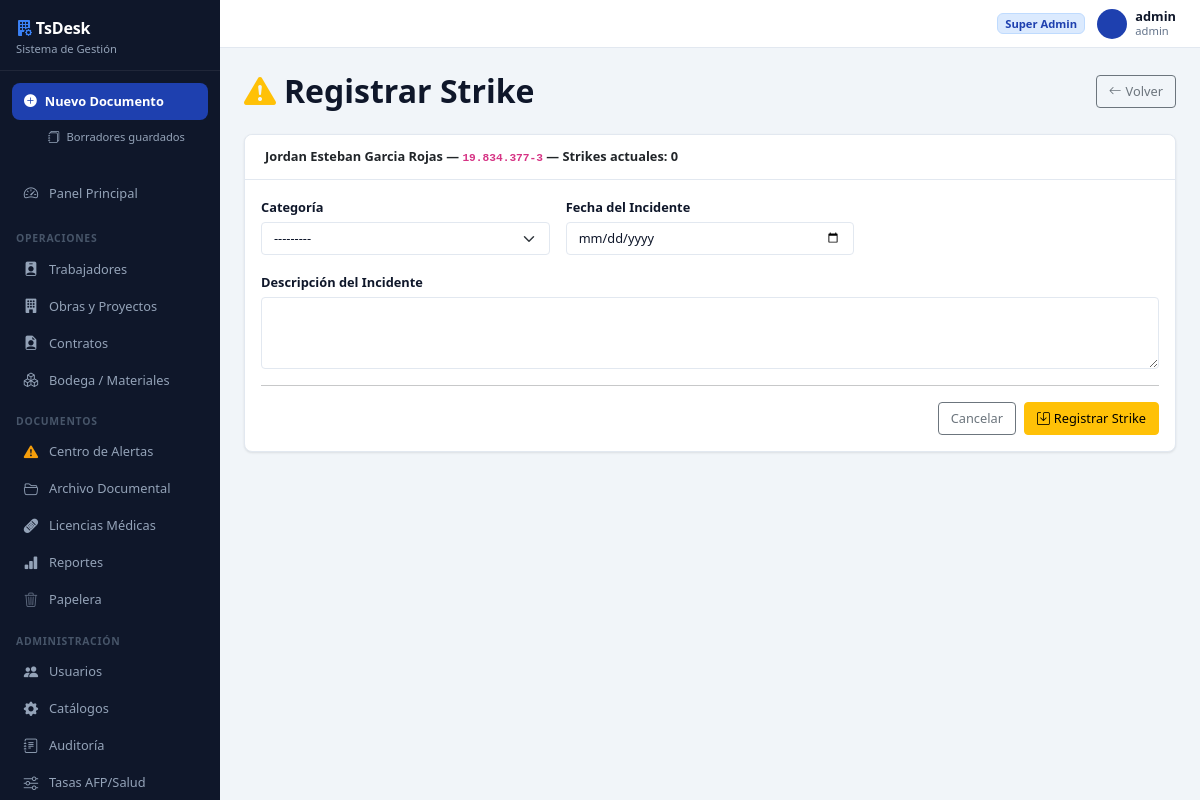
The page /trabajadores/19.834.377-3/strike/ (signed in) on the database its author committed.
### core/models.py (models this page shows, shortened)
class Trabajador(models.Model):
    TIPO_IDENTIFICACION_CHOICES = [
        ('RUT',       'RUT Chileno'),
        ('PASAPORTE', 'Pasaporte'),
        ('DNI',       'DNI / Cédula Extranjera'),
    ]
    ESTADO_CIVIL_CHOICES = [
        ('', '---------'),
        ('Soltero/a', 'Soltero/a'),
        ('Casado/a', 'Casado/a'),
        ('Conviviente Civil', 'Conviviente Civil'),
        ('Divorciado/a', 'Divorciado/a'),
        ('Viudo/a', 'Viudo/a'),
    ]
    rut = models.CharField(max_length=20, primary_key=True)
    tipo_identificacion = models.CharField(max_length=10, choices=TIPO_IDENTIFICACION_CHOICES, default='RUT')
    nombres = models.CharField(max_length=100)
    apellidos = models.CharField(max_length=100)
    telefono = models.CharField(max_length=20, blank=True)
    correo = models.EmailField(max_length=100, blank=True)
    direccion = models.TextField(blank=True)
    ciudad = models.CharField(max_length=100, blank=True)
    fecha_nacimiento = models.DateField(null=True, blank=True)
    estado_civil = models.CharField(max_length=20, choices=ESTADO_CIVIL_CHOICES, blank=True, default='')
    nacionalidad = models.CharField(max_length=50, blank=True, default='Chilena')
    procedencia = models.CharField(max_length=100, blank=True)
    prevision = models.CharField(max_length=100, blank=True, help_text='AFP o INP')
    salud = models.CharField(max_length=100, blank=True, help_text='FONASA o Isapre')
    foto = models.ImageField(upload_to='fotos_trabajadores/', null=True, blank=True)
    en_lista_negra = models.BooleanField(default=False)
    observaciones = models.TextField(blank=True)
    creado_el = models.DateTimeField(default=timezone.now)
    activo = models.BooleanField(default=True)
    class Meta:
        verbose_name = 'Trabajador'
        verbose_name_plural = 'Trabajadores'
        ordering = ['apellidos', 'nombres']
    @property
    def nombre_completo(self):
        return f"{self.nombres} {self.apellidos}"
    @property
    def strikes_activos(self):
        return self.strikes.filter(activo=True).count()

### core/views/trabajadores.py (the view)
# urls.py: path('trabajadores/<str:rut>/strike/', views.trabajador_add_strike, name='trabajador_add_strike'),
@login_required
def trabajador_add_strike(request, rut):
    trabajador = get_object_or_404(Trabajador, rut=rut, activo=True)
    if request.method == 'POST':
        form = StrikeForm(request.POST)
        if form.is_valid():
            s = form.save(commit=False)
            s.trabajador = trabajador
            s.usuario_registro = request.user.username
            s.save()
            messages.success(request, f'Strike registrado para {trabajador.nombre_completo}.')
            return redirect('trabajador_detail', rut=rut)
    else:
        form = StrikeForm()
    return render(request, 'trabajadores/strike_form.html', {'form': form, 'trabajador': trabajador})

### core/forms.py
class StrikeForm(forms.ModelForm):
    fecha_incidente = forms.DateField(widget=forms.DateInput(attrs={'type': 'date', 'class': 'form-control'}))
    class Meta:
        model = Strike
        fields = ['categoria', 'descripcion', 'fecha_incidente']
        widgets = {
            'categoria': forms.Select(attrs={'class': 'form-select'}),
            'descripcion': forms.Textarea(attrs={'class': 'form-control', 'rows': 3}),
        }

### templates/trabajadores/strike_form.html (shortened to what this page needs)
{% extends 'base.html' %}
{% block content %}
<div class="d-flex justify-content-between align-items-center mb-4">
  <h2 class="mb-0 fw-bold"><i class="bi bi-exclamation-triangle-fill text-warning me-2"></i>Registrar Strike</h2>
  <a href="{% url 'trabajador_detail' trabajador.rut %}?tab=strikes" class="btn btn-outline-secondary"><i class="bi bi-arrow-left me-1"></i>Volver</a>
</div>
<div class="card border-0 shadow-sm">
  <div class="card-header bg-warning text-dark">
    <strong>{{ trabajador.nombre_completo }}</strong> &mdash; <code>{{ trabajador.rut }}</code>
    &mdash; Strikes actuales: <strong>{{ trabajador.strikes_activos }}</strong>
  </div>
  <div class="card-body">
    <form method="post">
      <div class="row g-3">
        <div class="col-md-4">
          <label class="form-label fw-semibold">Categoría</label>
          {{ form.categoria }}
        </div>
        <div class="col-md-4">
          <label class="form-label fw-semibold">Fecha del Incidente</label>
          {{ form.fecha_incidente }}
        </div>
        <div class="col-12">
          <label class="form-label fw-semibold">Descripción del Incidente</label>
          {{ form.descripcion }}
        </div>
      </div>
      <hr>
      <div class="d-flex gap-2 justify-content-end">
        <a href="{% url 'trabajador_detail' trabajador.rut %}" class="btn btn-outline-secondary">Cancelar</a>
        <button type="submit" class="btn btn-warning"><i class="bi bi-save me-1"></i>Registrar Strike</button>
      </div>
    </form>
  </div>
</div>
{% endblock %}

### templates/base.html (shortened to what this page needs)
<!DOCTYPE html>
<html lang="es">
<head>
  <link href="https://cdn.jsdelivr.net/npm/bootstrap@5.3.3/dist/css/bootstrap.min.css" rel="stylesheet">
  <link href="https://cdn.jsdelivr.net/npm/bootstrap-icons@1.11.3/font/bootstrap-icons.css" rel="stylesheet">
  <link rel="stylesheet" href="/static/css/custom-theme.css">
</head>
<body>
{% if user.is_authenticated %}
<div id="layoutWrapper">
  <nav id="sidebarMenu">
    <div class="sidebar-logo">
      <div class="brand-name"><i class="bi bi-building-fill-gear me-1" style="color:#3b82f6"></i>TsDesk</div>
      <div class="brand-sub">Sistema de Gestión</div>
    </div>
    <div class="sidebar-primary-action">
      <a href="{% url 'doc_generado_create' %}"
         class="btn-new-doc {% if request.resolver_match.url_name == 'doc_generado_create' %}active{% endif %}">
        <i class="bi bi-plus-circle-fill"></i>Nuevo Documento
      </a>
      <a href="{% url 'doc_generado_borradores' %}"
         class="sidebar-sub-link mt-1 {% if request.resolver_match.url_name == 'doc_generado_borradores' %}active{% endif %}">
        <i class="bi bi-journals" style="font-size:.75rem"></i>Borradores guardados
      </a>
    </div>
    <ul class="sidebar-nav" style="padding-bottom:.25rem">
      <li>
        <a href="{% url 'dashboard' %}"
           class="{% if request.resolver_match.url_name == 'dashboard' %}active{% endif %}">
          <i class="bi bi-speedometer2 nav-icon"></i>Panel Principal
        </a>
      </li>
    </ul>
    <div class="sidebar-section">
      <span class="sidebar-section-label">Operaciones</span>
    </div>
    <ul class="sidebar-nav">
      <li>
        <a href="{% url 'trabajadores_list' %}"
           class="{% if 'trabajadores' in request.resolver_match.url_name %}active{% endif %}">
          <i class="bi bi-person-badge-fill nav-icon"></i>Trabajadores
        </a>
      </li>
      <li>
        <a href="{% url 'obras_list' %}"
           class="{% if 'obras' in request.resolver_match.url_name or request.resolver_match.url_name == 'obra_detail' or request.resolver_match.url_name == 'obra_ingreso_rapido' %}active{% endif %}">
          <i class="bi bi-building-fill nav-icon"></i>Obras y Proyectos
        </a>
      </li>
      <li>
        <a href="{% url 'contratos_list' %}"
           class="{% if 'contrato' in request.resolver_match.url_name and 'doc' not in request.resolver_match.url_name and 'obra' not in request.resolver_match.url_name %}active{% endif %}">
          <i class="bi bi-file-earmark-person-fill nav-icon"></i>Contratos
        </a>
      </li>
      <li>
        <a href="{% url 'bodega_index' %}"
           class="{% if 'bodega' in request.resolver_match.url_name %}active{% endif %}">
          <i class="bi bi-boxes nav-icon"></i>Bodega / Materiales
        </a>
      </li>
    </ul>
    <div class="sidebar-section">
      <span class="sidebar-section-label">Documentos</span>
    </div>
    <ul class="sidebar-nav">
      <li>
        <a href="{% url 'documentos_pendientes' %}"
           class="{% if request.resolver_match.url_name == 'documentos_pendientes' %}active{% endif %}">
          <i class="bi bi-exclamation-triangle-fill nav-icon" style="color:#f59e0b"></i>Centro de Alertas
        </a>
      </li>
      <li>
        <a href="{% url 'documentos_central' %}"
           class="{% if request.resolver_match.url_name == 'documentos_central' %}active{% endif %}">
          <i class="bi bi-folder2-open nav-icon"></i>Archivo Documental
        </a>
      </li>
      <li>
        <a href="{% url 'licencia_list' %}"
           class="{% if 'licencia' in request.resolver_match.url_name %}active{% endif %}">
          <i class="bi bi-bandaid-fill nav-icon"></i>Licencias Médicas
        </a>
      </li>
      <li>
        <a href="{% url 'reportes_consolidados' %}"
           class="{% if request.resolver_match.url_name == 'reportes_consolidados' %}active{% endif %}">
          <i class="bi bi-bar-chart-fill nav-icon"></i>Reportes
        </a>
      </li>
      <li>
        <a href="{% url 'papelera_documentos' %}"
           class="{% if request.resolver_match.url_name == 'papelera_documentos' %}active{% endif %}">
          <i class="bi bi-trash3 nav-icon" style="opacity:.6"></i>Papelera
        </a>
      </li>
    </ul>
    {% if user.is_superuser %}
    <div class="sidebar-section">
      <span class="sidebar-section-label">Administración</span>
    </div>
    <ul class="sidebar-nav">
      <li>
        <a href="{% url 'admin_usuarios' %}"
           class="{% if request.resolver_match.url_name == 'admin_usuarios' %}active{% endif %}">
          <i class="bi bi-people-fill nav-icon"></i>Usuarios
        </a>
      </li>
      <li>
        <a href="{% url 'admin_catalogos' %}"
           class="{% if request.resolver_match.url_name == 'admin_catalogos' %}active{% endif %}">
          <i class="bi bi-gear-fill nav-icon"></i>Catálogos
        </a>
      </li>
      <li>
        <a href="{% url 'admin_auditoria' %}"
           class="{% if request.resolver_match.url_name == 'admin_auditoria' %}active{% endif %}">
          <i class="bi bi-journal-text nav-icon"></i>Auditoría
        </a>
      </li>
      <li>
        <a href="{% url 'config_remuneraciones_list' %}"
           class="{% if 'config_remuneraciones' in request.resolver_match.url_name %}active{% endif %}">
          <i class="bi bi-sliders nav-icon"></i>Tasas AFP/Salud
        </a>
      </li>
    </ul>
    {% endif %}
  </nav>
  <div id="mainContent">
    <div id="topbar">
      <div class="topbar-user">
        {% if user.is_superuser %}
          <span class="badge badge-pendiente" style="font-size:var(--text-xs)">Super Admin</span>
        {% else %}
          <span class="badge badge-vigente" style="font-size:var(--text-xs)">Secretaria</span>
        {% endif %}
        <a href="{% url 'perfil_editar' %}" class="text-decoration-none d-flex align-items-center gap-2" title="Mi perfil">
          <div style="width:30px;height:30px;border-radius:50%;background:var(--c-primary);color:#fff;display:flex;align-items:center;justify-content:center;font-size:.72rem;font-weight:700;flex-shrink:0">
          </div>
          <div style="line-height:1.2">
            <div style="font-size:var(--text-sm);font-weight:600;color:var(--c-text)">{{ user.get_full_name|default:user.username }}</div>
            <div style="font-size:var(--text-xs);color:var(--c-muted)">{{ user.username }}</div>
          </div>
        </a>
      </div>
    </div>
    <div id="pageContent">
      {% block content %}{% endblock %}
    </div>
  </div>
</div>
{% else %}
{% block content_auth %}{% endblock %}
{% endif %}
</body>
</html>

### rows shown on the page
Trabajador: nombre_completo "Jordan Esteban Garcia Rojas", rut "19.834.377-3", strikes_activos "0"

### other values the page prints
{{ user.get_full_name|default:user.username }} "admin"
{{ user.username }} "admin"
